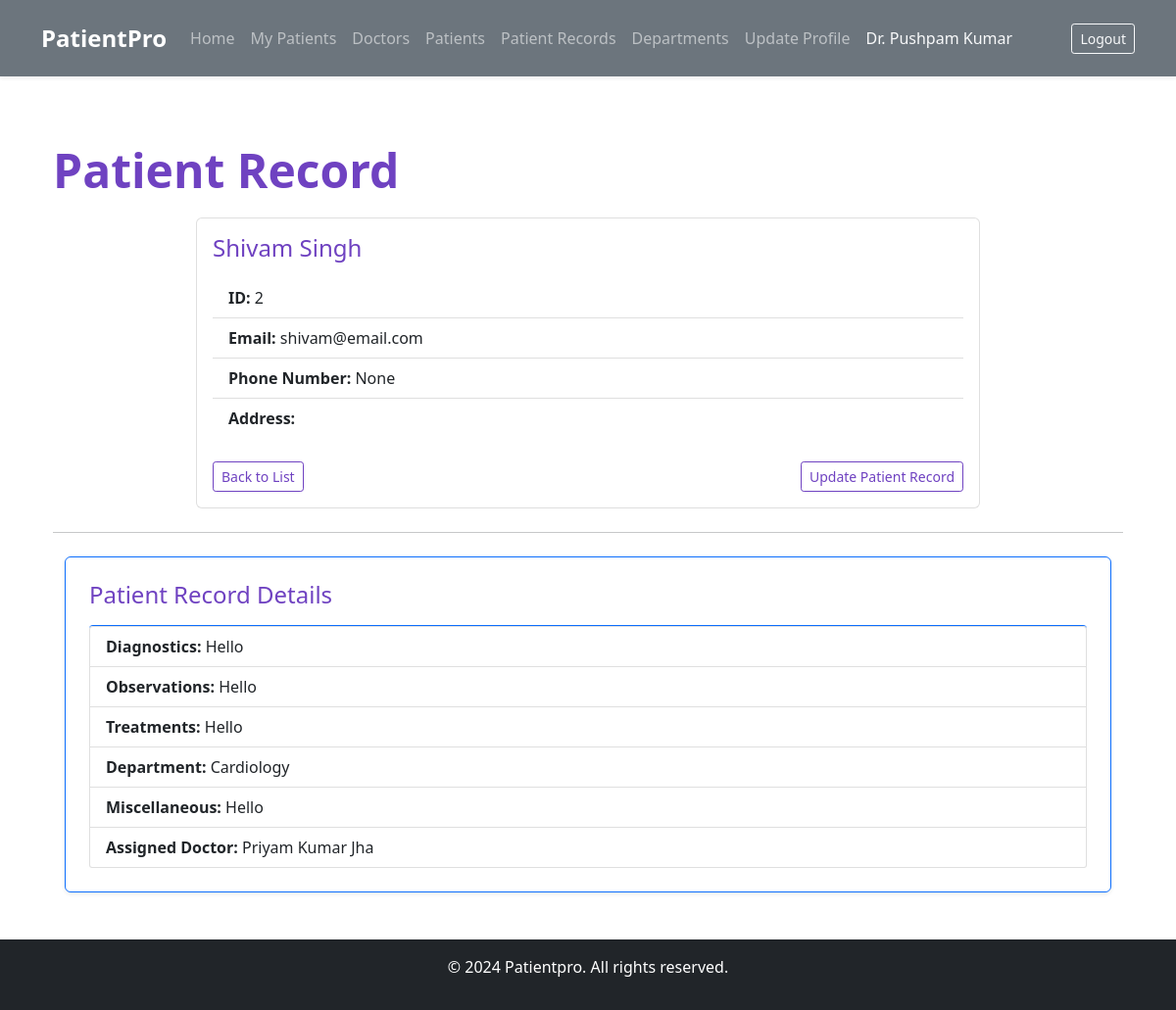
Screenshot of /patient_records/2/ (signed in) with the database file from the repository.
### MediAccess/models.py (models this page shows, shortened)
class CustomUser(AbstractUser):
    USER_TYPE_CHOICES = (
        ('patient', 'Patient'),
        ('doctor', 'Doctor'),
    )
    user_type = models.CharField(max_length=10, choices=USER_TYPE_CHOICES)
    department = models.ForeignKey(Department, on_delete=models.SET_NULL, null=True, blank=True)
    email = models.EmailField(unique=True)
    full_name = models.CharField(max_length=255)
    phone_number = models.CharField(max_length=15, blank=True, null=True)
    address = models.TextField(blank=True, null=True)
    professional_license_number = models.CharField(max_length=100, blank=True, null=True)
    years_of_experience = models.PositiveIntegerField(blank=True, null=True)
    objects = CustomUserManager()

class PatientRecord(models.Model):
    record_id = models.AutoField(primary_key=True)
    patient = models.ForeignKey(CustomUser, on_delete=models.CASCADE, limit_choices_to={'user_type': 'patient'})
    created_date = models.DateField(auto_now_add=True)
    diagnostics = models.TextField()
    observations = models.TextField(blank=True)
    treatments = models.TextField(blank=True)
    department = models.ForeignKey(Department, on_delete=models.CASCADE, null=True, blank=True)
    misc = models.TextField(blank=True)
    doctor = models.ForeignKey(settings.AUTH_USER_MODEL, related_name='assigned_records', on_delete=models.SET_NULL, null=True, blank=True)

class Department(models.Model):
    name = models.CharField(max_length=100)
    diagnostics = models.TextField(blank=True)
    location = models.CharField(max_length=100)
    specialization = models.CharField(max_length=100)

### MediAccess/views.py (the view)
# urls.py: path('patient_records/<int:patient_id>/', get_patient_records, name='get_patient_records'),
@login_required
def get_patient_records(request, patient_id):
    patient = CustomUser.objects.get(id=patient_id, user_type='patient')
    patient_record = PatientRecord.objects.filter(patient=patient).first()
    context = {
        'patient': patient,
        'patient_record': patient_record
    }
    return render(request, 'patient_records.html', context)

### templates/patient_records.html (shortened to what this page needs)
{% extends "base.html" %}
{% block content %}
<div class="container mt-4">
    <h1 class="display-5 fw-bold lh-1 mb-4 text-primary">Patient Record</h1>
    <div class="card mx-auto" style="max-width: 800px;">
        <div class="card-body">
            <h4 class="card-title mb-3 text-primary">{{ patient.full_name|title }}</h4>
            <ul class="list-group list-group-flush">
                <li class="list-group-item"><strong>ID:</strong> {{ patient.id }}</li>
                <li class="list-group-item"><strong>Email:</strong> {{ patient.email }}</li>
                <li class="list-group-item"><strong>Phone Number:</strong> {{ patient.phone_number }}</li>
                <li class="list-group-item"><strong>Address:</strong> {{ patient.address }}</li>
            </ul>
            <div class="d-flex justify-content-between mt-4">
                <a href="{% url 'patient-records' %}" class="btn btn-outline-primary btn-sm me-2">Back to List</a>
            <a href="{% url 'update_patient_detail' patient.id %}" class="btn btn-outline-primary btn-sm">Update Patient Record</a>
        </div>
        </div>
    </div>
    <hr class="my-4">
    <div class="container mt-4">
        <div class="card p-4 shadow-sm border-primary">
            <h4 class="card-title mb-3">Patient Record Details</h4>
            <div class="list-group">
                <div class="list-group-item">
                    <strong>Diagnostics:</strong> {{ patient_record.diagnostics|capfirst }}
                </div>
                <div class="list-group-item">
                    <strong>Observations:</strong> {{ patient_record.observations|capfirst }}
                </div>
                <div class="list-group-item">
                    <strong>Treatments:</strong> {{ patient_record.treatments|capfirst }}
                </div>
                <div class="list-group-item">
                    <strong>Department:</strong> {{ patient_record.department.name|capfirst }}
                </div>
                <div class="list-group-item">
                    <strong>Miscellaneous:</strong> {{ patient_record.misc|capfirst }}
                </div>
                <div class="list-group-item">
                    <strong>Assigned Doctor:</strong> {{ patient_record.doctor.full_name|title }}
                </div>
            </div>
        </div>
    </div>
</div>
{% endblock %}

### templates/base.html (shortened to what this page needs)
{% load widget_tweaks %}
<!doctype html>
<html lang="en">
<head>
    <link href="https://cdn.jsdelivr.net/npm/bootstrap@5.0.2/dist/css/bootstrap.min.css" rel="stylesheet"
>
    <link rel="stylesheet" href="https://cdnjs.cloudflare.com/ajax/libs/font-awesome/4.7.0/css/font-awesome.min.css">
</head>
<body class="d-flex flex-column min-vh-100">
    <nav class="navbar navbar-expand-lg navbar-dark bg-secondary shadow-sm py-3">
        <div class="container">
            <a class="navbar-brand fw-bold" href="{% url 'home' %}">PatientPro</a>
            <div class="collapse navbar-collapse" id="navbarSupportedContent">
                {% if request.user.is_authenticated %}
                    {% if user.user_type == 'doctor' %}
                    <ul class="navbar-nav me-auto mb-2 mb-lg-0">
                        <li class="nav-item">
                            <a class="nav-link {% if request.resolver_match.url_name == 'doctor_dashboard' %}active{% endif %}"
                                aria-current="page" href="{% url 'doctor_dashboard' %}">Home</a>
                        </li>
                        <li class="nav-item">
                            <a class="nav-link {% if request.resolver_match.url_name == 'my_patients' %}active{% endif %}"
                                href="{% url 'my_patients' %}">My Patients</a>
                        </li>
                        <li class="nav-item">
                            <a class="nav-link {% if request.resolver_match.url_name == 'doctor_list' %}active{% endif %}"
                                href="{% url 'doctor_list' %}">Doctors</a>
                        </li>
                        <li class="nav-item">
                            <a class="nav-link {% if request.resolver_match.url_name == 'patient_list' %}active{% endif %}"
                                href="{% url 'patient_list' %}">Patients</a>
                        </li>
                        <li class="nav-item">
                            <a class="nav-link {% if request.resolver_match.url_name == 'patient-records' %}active{% endif %}"
                                href="{% url 'patient-records' %}">Patient Records</a>
                        </li>
                        <li class="nav-item">
                            <a class="nav-link {% if request.resolver_match.url_name == 'department_list' %}active{% endif %}"
                                href="{% url 'department_list' %}">Departments</a>
                        </li>
                        <li class="nav-item">
                            <a class="nav-link {% if request.resolver_match.url_name == 'update_doctor' %}active{% endif %}"
                                href="{% url 'update_doctor' request.user.id %}">Update Profile</a>
                        </li>
                        <li class="nav-item">
                            <span class="nav-link disabled text-light">Dr. {{ user.full_name|title }}</span>
                        </li>
                    </ul>
                    {% endif %}
                    <a href="{% url 'logout' %}" class="btn btn-outline-light btn-sm ms-lg-3">Logout</a>
                {% endif %}
            </div>
        </div>
    </nav>
    <div class="container flex-grow-1 mt-5 mb-5">
        {% block content %}
        {% endblock content %}
    </div>
    <footer class="footer bg-dark text-white text-center py-3">
        <p>&copy; 2024 Patientpro. All rights reserved.</p>
    </footer>
</body>
</html>

### templates/base.html (style rules this page uses)
.navbar { transition: all 0.3s ease; }
.navbar-brand { font-size: 1.5rem; }
.nav-link { transition: color 0.2s ease-in-out; }

### templates/patient_records.html (style rules this page uses)
.card { border-radius: 0.375rem; }
.card-title { color: #6f42c1; }
.btn-outline-primary { border-color: #6f42c1; color: #6f42c1; }
.text-primary { color: #6f42c1 !important; }

### rows the page displays
CustomUser: full_name "Pushpam Kumar"
CustomUser: full_name "Shivam Singh", id "2", email "shivam@email.com", phone_number "None"
PatientRecord: diagnostics "Hello", observations "Hello", treatments "Hello", department.name "Cardiology", misc "Hello", doctor.full_name "Priyam Kumar Jha"
